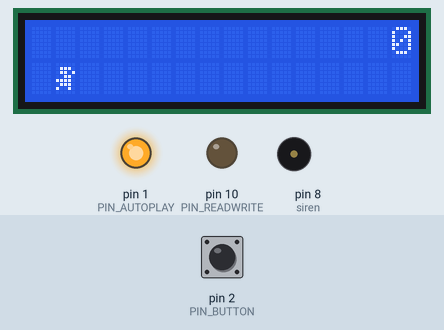
A sketch run on a simulated Arduino Uno, built with avr-gcc and run on an emulated ATmega328P. Shown: 16×2 character LCD, output pins drawn as LEDs (lit = HIGH), buzzer (waves = sounding). The inputs (shaded band) are chosen by the test bench; at power-on: pin 2 (PIN_BUTTON) HIGH. Random numbers use the default seed unless the sketch sets one.

Above: at 3.2 s.
3.3 s: pin 2 (PIN_BUTTON) pulled LOW for 0.15 s
4.0 s: pin 2 (PIN_BUTTON) pulled LOW for 1 s
At 5.8 s:
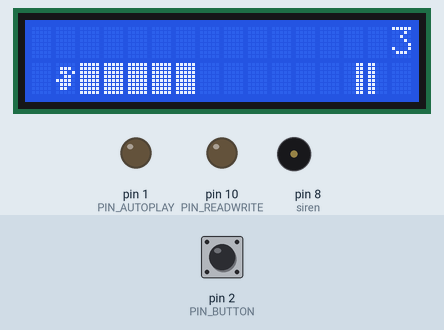
6.5 s: pin 2 (PIN_BUTTON) pulled LOW for 0.15 s
7.2 s: pin 2 (PIN_BUTTON) pulled LOW for 3.2 s
At 9.86 s:
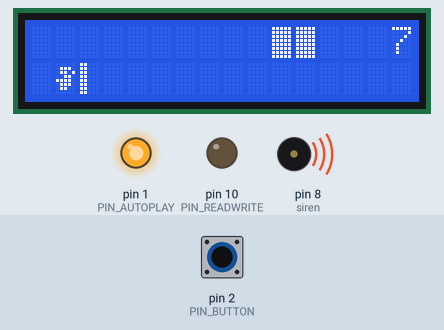
At 10.6 s:
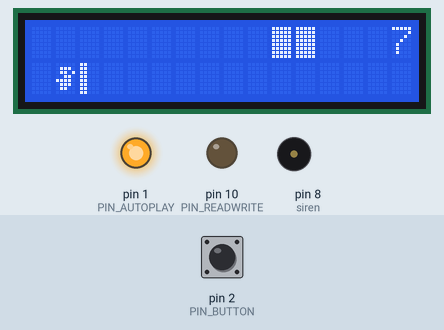
11.0 s: pin 2 (PIN_BUTTON) pulled LOW for 0.15 s
11.7 s: pin 2 (PIN_BUTTON) pulled LOW for 1 s
At 13.8 s:
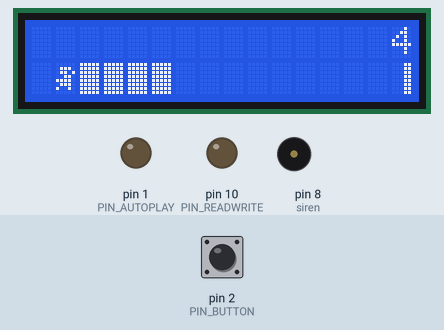
Timing chart, 0 to 15.3 s (numbered marks = the images above; inputs shaded):
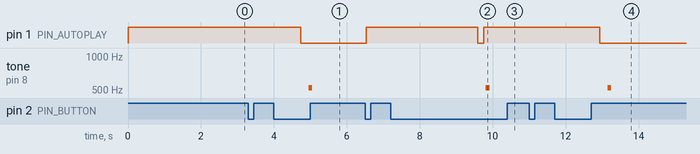

Measured:
- after the input at 6.5 s, pin 1 (PIN_AUTOPLAY): LOW → HIGH at once

The sketch:

main.ino
```cpp
#include <LiquidCrystal.h>

#define PIN_BUTTON 2
#define PIN_AUTOPLAY 1
#define PIN_READWRITE 10
#define PIN_CONTRAST 12

#define SPRITE_RUN1 1
#define SPRITE_RUN2 2
#define SPRITE_JUMP 3
#define SPRITE_JUMP_UPPER '.'         // Use the '.' character for the head
#define SPRITE_JUMP_LOWER 4
#define SPRITE_TERRAIN_EMPTY ' '      // User the ' ' character
#define SPRITE_TERRAIN_SOLID 5
#define SPRITE_TERRAIN_SOLID_RIGHT 6
#define SPRITE_TERRAIN_SOLID_LEFT 7

#define FlappyBird_HORIZONTAL_POSITION 1    // Horizontal position of FlappyBird on screen

#define TERRAIN_WIDTH 16
#define TERRAIN_EMPTY 0
#define TERRAIN_LOWER_BLOCK 1
#define TERRAIN_UPPER_BLOCK 2

#define FlappyBird_POSITION_OFF 0          // FlappyBird is invisible
#define FlappyBird_POSITION_RUN_LOWER_1 1  // FlappyBird is running on lower row (pose 1)
#define FlappyBird_POSITION_RUN_LOWER_2 2  //                              (pose 2)

#define FlappyBird_POSITION_JUMP_1 3       // Starting a jump
#define FlappyBird_POSITION_JUMP_2 4       // Half-way up
#define FlappyBird_POSITION_JUMP_3 5       // Jump is on upper row
#define FlappyBird_POSITION_JUMP_4 6       // Jump is on upper row
#define FlappyBird_POSITION_JUMP_5 7       // Jump is on upper row
#define FlappyBird_POSITION_JUMP_6 8       // Jump is on upper row
#define FlappyBird_POSITION_JUMP_7 9       // Half-way down
#define FlappyBird_POSITION_JUMP_8 10      // About to land

#define FlappyBird_POSITION_RUN_UPPER_1 11 // FlappyBird is running on upper row (pose 1)
#define FlappyBird_POSITION_RUN_UPPER_2 12 //                              (pose 2)

#define siren 8 // for siren

LiquidCrystal lcd(11, 9, 6, 5, 4, 3);
static char terrainUpper[TERRAIN_WIDTH + 1];
static char terrainLower[TERRAIN_WIDTH + 1];
static bool buttonPushed = false;

byte heart[8] = {
    0b00000,
    0b01010,
    0b11111,
    0b11111,
    0b11111,
    0b01110,
    0b00100,
    0b00000
};

byte smile[8] = {
    0b00000,
    0b00000,
    0b01010,
    0b00000,
    0b00000,
    0b10001,
    0b01110,
    0b00000
};

void initializeGraphics(){
  static byte graphics[] = {
        // Run position 1

        B00000,
        B01110,
        B01101,
        B00110,
        B11110,
        B01110,
        B10010,
        B00000,

        // Run position 2
        B00000,
        B01110,
        B01101,
        B00110,
        B11110,
        B01110,
        B01100,
        B00000,

        // Jump
        B00000,
        B01110,
        B01101,
        B11110,
        B00010,
        B01110,
        B00000,
        B00000,

        // Jump lower
        B01110,
        B00000,
        B00000,
        B10000,
        B00000,
        B00000,
        B00000,
        B00000,

        // Ground
        B11111,
        B11111,
        B11111,
        B11111,
        B11111,
        B11111,
        B11111,
        B11111,

        // Ground right
        B00011,
        B00011,
        B00011,
        B00011,
        B00011,
        B00011,
        B00011,
        B00011,

        // Ground left
        B11000,
        B11000,
        B11000,
        B11000,
        B11000,
        B11000,
        B11000,
        B11000,
    };
  int i;
    // Skip using character 0, this allows lcd.print() to be used to
    // quickly draw multiple characters
    for (i = 0; i < 7; ++i) {
        lcd.createChar(i + 1, & graphics[i * 8]);
    }
    for (i = 0; i < TERRAIN_WIDTH; ++i) {
        terrainUpper[i] = SPRITE_TERRAIN_EMPTY;
        terrainLower[i] = SPRITE_TERRAIN_EMPTY;
    }
}

// Slide the terrain to the left in half-character increments

void advanceTerrain(char * terrain, byte newTerrain){
    for (int i = 0; i < TERRAIN_WIDTH; ++i) {
    char current = terrain[i];
    char next = (i == TERRAIN_WIDTH - 1) ? newTerrain : terrain[i + 1];
        switch (current) {
            case SPRITE_TERRAIN_EMPTY:
                terrain[i] = (next == SPRITE_TERRAIN_SOLID) ? SPRITE_TERRAIN_SOLID_RIGHT : SPRITE_TERRAIN_EMPTY;
                break;
            case SPRITE_TERRAIN_SOLID:
                terrain[i] = (next == SPRITE_TERRAIN_EMPTY) ? SPRITE_TERRAIN_SOLID_LEFT : SPRITE_TERRAIN_SOLID;
                break;
            case SPRITE_TERRAIN_SOLID_RIGHT:
                terrain[i] = SPRITE_TERRAIN_SOLID;
                break;
            case SPRITE_TERRAIN_SOLID_LEFT:
                terrain[i] = SPRITE_TERRAIN_EMPTY;
                break;
        }
    }
}

bool drawFlappyBird(byte position, char * terrainUpper, char * terrainLower, unsigned int score) {
  bool collide = false;
  char upperSave = terrainUpper[FlappyBird_HORIZONTAL_POSITION];
  char lowerSave = terrainLower[FlappyBird_HORIZONTAL_POSITION];
  byte upper, lower;
    switch (position) {
        case FlappyBird_POSITION_OFF:
            upper = lower = SPRITE_TERRAIN_EMPTY;
            break;
        case FlappyBird_POSITION_RUN_LOWER_1:
            upper = SPRITE_TERRAIN_EMPTY;
            lower = SPRITE_RUN1;
            break;
        case FlappyBird_POSITION_RUN_LOWER_2:
            upper = SPRITE_TERRAIN_EMPTY;
            lower = SPRITE_RUN2;
            break;
        case FlappyBird_POSITION_JUMP_1:
        case FlappyBird_POSITION_JUMP_8:
            upper = SPRITE_TERRAIN_EMPTY;
            lower = SPRITE_JUMP;
            break;
        case FlappyBird_POSITION_JUMP_2:
        case FlappyBird_POSITION_JUMP_7:
            upper = SPRITE_JUMP_UPPER;
            lower = SPRITE_JUMP_LOWER;
            break;
        case FlappyBird_POSITION_JUMP_3:
        case FlappyBird_POSITION_JUMP_4:
        case FlappyBird_POSITION_JUMP_5:
        case FlappyBird_POSITION_JUMP_6:
            upper = SPRITE_JUMP;
            lower = SPRITE_TERRAIN_EMPTY;
            break;
        case FlappyBird_POSITION_RUN_UPPER_1:
            upper = SPRITE_RUN1;
            lower = SPRITE_TERRAIN_EMPTY;
            break;
        case FlappyBird_POSITION_RUN_UPPER_2:
            upper = SPRITE_RUN2;
            lower = SPRITE_TERRAIN_EMPTY;
            break;
    }
    if (upper != ' ') {
        terrainUpper[FlappyBird_HORIZONTAL_POSITION] = upper;
        collide = (upperSave == SPRITE_TERRAIN_EMPTY) ? false : true;
    }
    if (lower != ' ') {
        terrainLower[FlappyBird_HORIZONTAL_POSITION] = lower;
        collide |= (lowerSave == SPRITE_TERRAIN_EMPTY) ? false : true;
    }

  byte digits = (score > 9999) ? 5 : (score > 999) ? 4 : (score > 99) ? 3 : (score > 9) ? 2 : 1;

    // Draw the scene
    terrainUpper[TERRAIN_WIDTH] = '\0';
    terrainLower[TERRAIN_WIDTH] = '\0';
    char temp = terrainUpper[16 - digits];
    terrainUpper[16 - digits] = '\0';
    lcd.setCursor(0, 0);
    lcd.print(terrainUpper);
    terrainUpper[16 - digits] = temp;
    lcd.setCursor(0, 1);
    lcd.print(terrainLower);

    lcd.setCursor(16 - digits, 0);
    lcd.print(score);

    terrainUpper[FlappyBird_HORIZONTAL_POSITION] = upperSave;
    terrainLower[FlappyBird_HORIZONTAL_POSITION] = lowerSave;
    return collide;
}

// Handle the button push as an interrupt
void buttonPush() {
    buttonPushed = true;
}

void setup(){
    pinMode(PIN_READWRITE, OUTPUT);
    digitalWrite(PIN_READWRITE, LOW);
    pinMode(PIN_CONTRAST, OUTPUT);
    digitalWrite(PIN_CONTRAST, LOW);
    pinMode(PIN_BUTTON, INPUT);
    digitalWrite(PIN_BUTTON, HIGH);
    pinMode(PIN_AUTOPLAY, OUTPUT);
    digitalWrite(PIN_AUTOPLAY, HIGH);
    pinMode(siren, OUTPUT);

    // Digital pin 2 maps to interrupt 0
    attachInterrupt(0/*PIN_BUTTON*/, buttonPush, FALLING);
    initializeGraphics();

    lcd.begin(16, 2);
    lcd.createChar(0, heart);
    lcd.setCursor(0, 0);
    lcd.print("Make with ");
    lcd.write(byte(0));
    lcd.setCursor(6, 1);
    lcd.print("Tinkercad!");
    delay(2000);
    lcd.clear();
}

void loop(){
  static byte FlappyBirdPos = FlappyBird_POSITION_RUN_LOWER_1;
  static byte newTerrainType = TERRAIN_EMPTY;
  static byte newTerrainDuration = 1;
  static bool playing = false;
  static bool blink = false;
  static unsigned int distance = 0;

    if (!playing) {
        drawFlappyBird((blink) ? FlappyBird_POSITION_OFF : FlappyBirdPos, terrainUpper, terrainLower, distance >> 3);
        if (blink) {
            lcd.setCursor(0, 0);
            lcd.print("press start");
            lcd.createChar(0, smile);
            lcd.setCursor(12, 0);
            lcd.write(byte(0));
        }
        delay(250);
        blink = !blink;
        if (buttonPushed) {
            initializeGraphics();
            FlappyBirdPos = FlappyBird_POSITION_RUN_LOWER_1;
            playing = true;
            buttonPushed = false;
            distance = 0;
        }
        return;
    }

    // Shift the terrain to the left
    advanceTerrain(terrainLower, newTerrainType == TERRAIN_LOWER_BLOCK ? SPRITE_TERRAIN_SOLID : SPRITE_TERRAIN_EMPTY);
    advanceTerrain(terrainUpper, newTerrainType == TERRAIN_UPPER_BLOCK ? SPRITE_TERRAIN_SOLID : SPRITE_TERRAIN_EMPTY);

    // Make new terrain to enter on the right
    if (--newTerrainDuration == 0) {
        if (newTerrainType == TERRAIN_EMPTY) {
            newTerrainType = (random(3) == 0) ? TERRAIN_UPPER_BLOCK : TERRAIN_LOWER_BLOCK;
            newTerrainDuration = 2 + random(10);
        } else {
            newTerrainType = TERRAIN_EMPTY;
            newTerrainDuration = 10 + random(10);
        }
    }

    if (buttonPushed) {
        if (FlappyBirdPos <= FlappyBird_POSITION_RUN_LOWER_2) FlappyBirdPos = FlappyBird_POSITION_JUMP_1;
        buttonPushed = false;
    }

    if (drawFlappyBird(FlappyBirdPos, terrainUpper, terrainLower, distance >> 3)) {
        tone(siren, 523, 100); // play tone...
        delay(1000);
        playing = false; // Oops! so bad...
    } else {
        if (FlappyBirdPos == FlappyBird_POSITION_RUN_LOWER_2 || FlappyBirdPos == FlappyBird_POSITION_JUMP_8) {
            FlappyBirdPos = FlappyBird_POSITION_RUN_LOWER_1;
        } else if ((FlappyBirdPos >= FlappyBird_POSITION_JUMP_3 && FlappyBirdPos <= FlappyBird_POSITION_JUMP_5) && terrainLower[FlappyBird_HORIZONTAL_POSITION] != SPRITE_TERRAIN_EMPTY) {
            FlappyBirdPos = FlappyBird_POSITION_RUN_UPPER_1;
        } else if (FlappyBirdPos >= FlappyBird_POSITION_RUN_UPPER_1 && terrainLower[FlappyBird_HORIZONTAL_POSITION] == SPRITE_TERRAIN_EMPTY) {
            FlappyBirdPos = FlappyBird_POSITION_JUMP_5;
        } else if (FlappyBirdPos == FlappyBird_POSITION_RUN_UPPER_2) {
            FlappyBirdPos = FlappyBird_POSITION_RUN_UPPER_1;
        } else {
            ++FlappyBirdPos;
        }
        ++distance;

        digitalWrite(PIN_AUTOPLAY, terrainLower[FlappyBird_HORIZONTAL_POSITION + 2] == SPRITE_TERRAIN_EMPTY ? HIGH : LOW);
    }
    delay(50);
}
```
